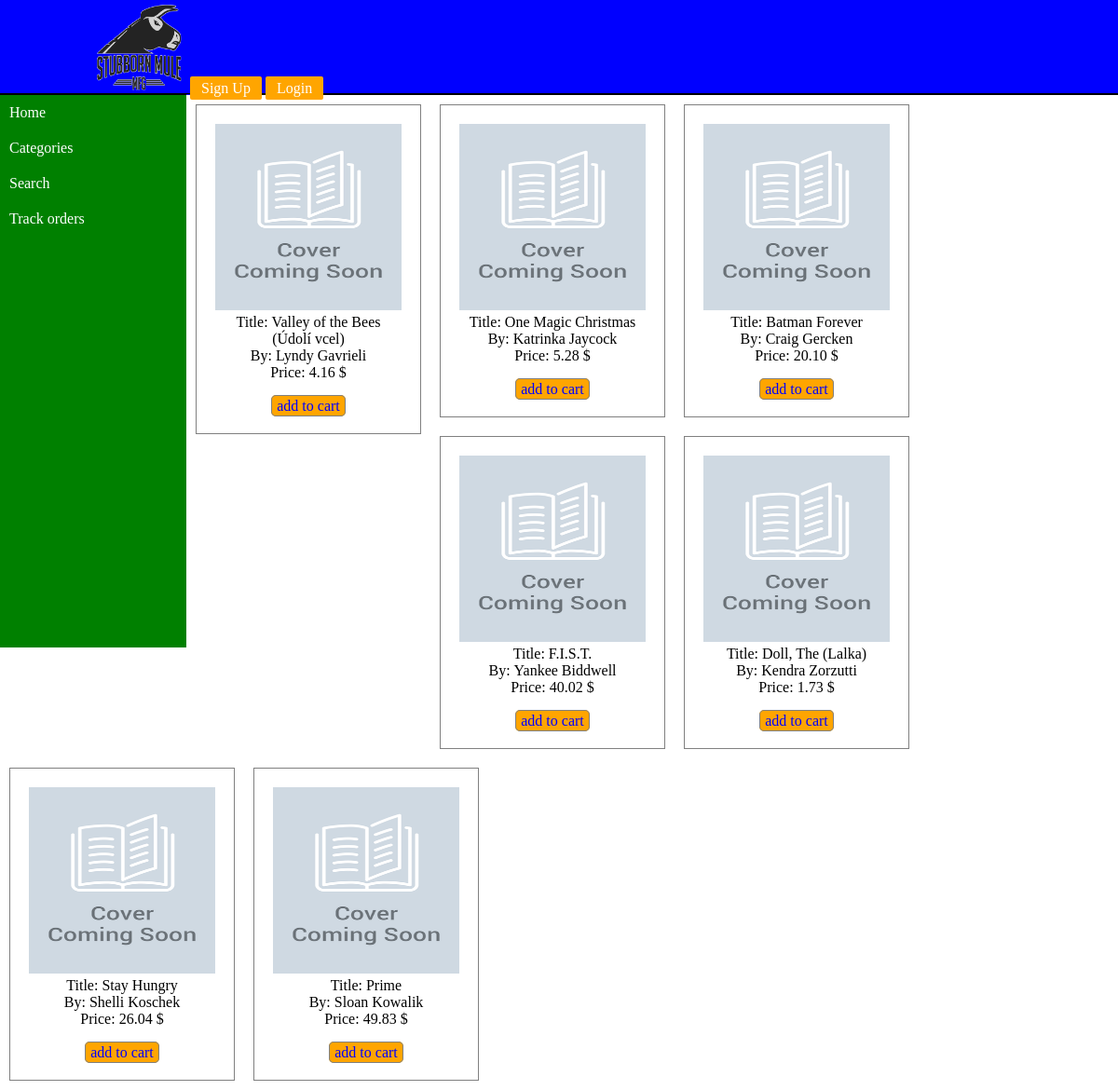
The app's page /categories.php?id=10 with its own data.
### tables this page shows
CREATE TABLE `menu` (
  `id` int(6) NOT NULL,
  `name` text NOT NULL
);

CREATE TABLE `books` (
  `id` int(6) NOT NULL,
  `category_id` int(6) NOT NULL,
  `author` text NOT NULL,
  `title` text NOT NULL,
  `price` decimal(10,2) NOT NULL
);

### categories.php (the view, shortened to what this page needs)
<?php
include 'config.php';
include 'header.php';
include 'menu.php';
if(isset($_GET['id'])):
    $query_prod = "SELECT * FROM books WHERE category_id = '".$_GET['id']."' ";
    $row_prod=mysqli_query($conn,$query_prod);
    while($result_prod = $row_prod->fetch_assoc()):?>
    <div class="books">
        <img src="img/placeholder.png" width="200" height="200">
        <span>Title:&nbsp;<?php echo $result_prod['title'] ?></span><br>
        <span>By:&nbsp;<?php echo $result_prod['author'] ?></span><br>
        <span>Price:&nbsp;<?php echo $result_prod['price'] ?>&nbsp;$</span><br><br>
        <a href="" class="addto">add to cart</a>
    </div>
<?php endwhile;
endif;?>

### menu.php
<?php
$query = "SELECT * FROM menu";
$row = mysqli_query($conn,$query);
?>
<aside>
    <ul>
    <?php
        while($result = $row->fetch_assoc()): ?>
        <li>
            <a href=<?php echo strtolower(str_replace(" ", "", $result['name'])) .'.php'?>><?php echo $result['name'] ?></a>
        </li>
        <?php endwhile;?>
    </ul>
</aside>

### style.css (style rules this page uses)
* { padding:0px; margin:0px; }
ul li { padding:10px; }
aside ul li a { text-decoration: none;color:white; }
aside { width:200px; background-color: green; height:593px; float:left; }
.books { position:relative; border:1px solid grey; width:200px; padding:20px; float:left; margin:10px; text-align:center; }
.addto { text-decoration: none; border:1px solid grey; margin-top:5px; padding:2px 5px; border-radius:5px; color:blue; background-color:orange; }

### records on screen
menu: name "Home"
menu: name "Categories"
menu: name "Search"
menu: name "Track orders"
books: title "Valley of the Bees (Údolí vcel)", author "Lyndy Gavrieli", price "4.16"
books: title "One Magic Christmas", author "Katrinka Jaycock", price "5.28"
books: title "Batman Forever", author "Craig Gercken", price "20.10"
books: title "F.I.S.T.", author "Yankee Biddwell", price "40.02"
books: title "Doll, The (Lalka)", author "Kendra Zorzutti", price "1.73"
books: title "Stay Hungry", author "Shelli Koschek", price "26.04"
books: title "Prime", author "Sloan Kowalik", price "49.83"
